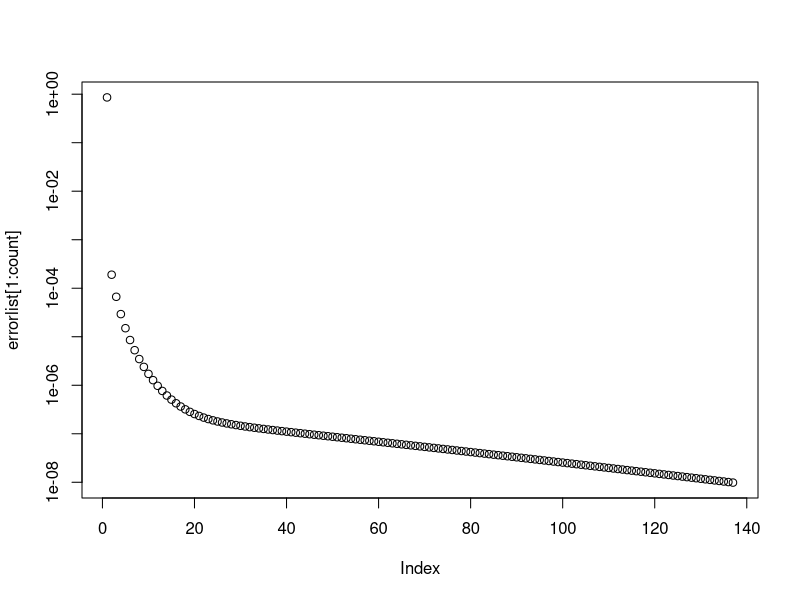

Write the R code that produced this figure.
library(mvtnorm)
Estep <- function(data,mix.pi,mu,sigma,K){
  result <- apply(data, 1, function(xt){
    gammar_i <- sapply(1:K,function(k) {
      mix.pi[k] * dmvnorm(xt, mu[,k], sigma[,,k])
    });
    gammar_i / sum(gammar_i);
  });
  t(result);
}

Mstep <- function(gamma,data,K,N,degree) {
  gamma.sum <- apply(gamma,2,sum)
  new.mix <- gamma.sum/N;
  new.mu <- t(t(t(data) %*% gamma) / gamma.sum);
  new.sigma <- array(0, dim=c(degree, degree, K));
  for(k in 1:K) {
    sig <- matrix(0,degree,degree);
    for(n in 1:N) {
      sig <- sig + gamma[n, k] * (data[n,] %*% t(data[n,]));
    }
    new.sigma[,,k] <- sig / gamma.sum[k] - new.mu[,k] %*% t(new.mu[,k])
  }  
  list(new.mix, new.mu, new.sigma);
}

set.seed(1010);

K <- 3;  #number of the clusters
degree <- 2;  #degree of the data(2D data this time)
N <- 1000; #number of samples

mix.pi <- runif(K);
mix.pi <- runif(K)/sum(mix.pi);

mu <- 0.1*matrix(runif(K*degree), nrow=degree, ncol=K);

sigma <- array(0, dim=c(degree, degree, K));
for(k in 1:K){
  sigma[,,k] <- 0.1*diag(runif(degree));
}

data <-  t(apply(rmultinom(N,1,mix.pi),2,function(num) {
  maxindex <- which.max(num)
  rmvnorm(1, mu[,maxindex], sigma[,,maxindex])
}));

n.trial <- 1000

count <- 0
errorlist <-  rep(0,n.trial)
for(i in 1:n.trial){
  count <- count +1
  gamma <- Estep(data,mix.pi,mu,sigma,K);
  result <- Mstep(gamma,data,K,N,degree);
  new.mix.pi <- result[[1]]; new.mu <- result[[2]]; new.sigma <- result[[3]];
  error <-sum((new.mix.pi-mix.pi)^2) + sum((new.mu-mu)^2) + sum((new.sigma-sigma)^2)
  errorlist[i] <- error
  mix.pi <- new.mix.pi;
  mu <- new.mu;
  sigma <- new.sigma;
  if (error < 1e-8) break;
}

plot(errorlist[1:count],log="y")
